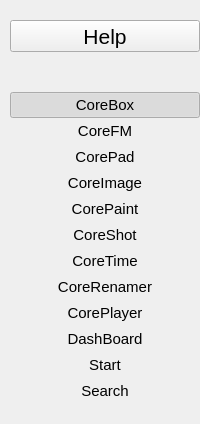
    <widget class="QWidget" name="shortcut" native="true">
     <property name="sizePolicy">
      <sizepolicy hsizetype="Expanding" vsizetype="Expanding">
       <horstretch>0</horstretch>
       <verstretch>0</verstretch>
      </sizepolicy>
     </property>
     <property name="minimumSize">
      <size>
       <width>200</width>
       <height>0</height>
      </size>
     </property>
     <property name="maximumSize">
      <size>
       <width>230</width>
       <height>16777215</height>
      </size>
     </property>
     <property name="accessibleName">
      <string>shortcut</string>
     </property>
     <layout class="QVBoxLayout" name="verticalLayout_6">
      <property name="spacing">
       <number>0</number>
      </property>
      <property name="leftMargin">
       <number>10</number>
      </property>
      <property name="topMargin">
       <number>20</number>
      </property>
      <property name="rightMargin">
       <number>0</number>
      </property>
      <property name="bottomMargin">
       <number>10</number>
      </property>
      <item>
       <widget class="QToolButton" name="appTitle">
        <property name="sizePolicy">
         <sizepolicy hsizetype="Expanding" vsizetype="Fixed">
          <horstretch>0</horstretch>
          <verstretch>0</verstretch>
         </sizepolicy>
        </property>
        <property name="font">
         <font>
          <pointsize>16</pointsize>
         </font>
        </property>
        <property name="focusPolicy">
         <enum>Qt::NoFocus</enum>
        </property>
        <property name="layoutDirection">
         <enum>Qt::LeftToRight</enum>
        </property>
        <property name="text">
         <string notr="true">Help</string>
        </property>
        <property name="icon">
         <iconset resource="icons.qrc">
          <normaloff>:/icons/Help.svg</normaloff>:/icons/Help.svg</iconset>
        </property>
        <property name="iconSize">
         <size>
          <width>24</width>
          <height>24</height>
         </size>
        </property>
        <property name="toolButtonStyle">
         <enum>Qt::ToolButtonTextBesideIcon</enum>
        </property>
       </widget>
      </item>
      <item>
       <spacer name="verticalSpacer_7">
        <property name="orientation">
         <enum>Qt::Vertical</enum>
        </property>
        <property name="sizeType">
         <enum>QSizePolicy::Preferred</enum>
        </property>
        <property name="sizeHint" stdset="0">
         <size>
          <width>20</width>
          <height>40</height>
         </size>
        </property>
       </spacer>
      </item>
      <item>
       <widget class="QPushButton" name="corebox">
        <property name="font">
         <font>
          <pointsize>11</pointsize>
         </font>
        </property>
        <property name="focusPolicy">
         <enum>Qt::NoFocus</enum>
        </property>
        <property name="text">
         <string>CoreBox</string>
        </property>
        <property name="iconSize">
         <size>
          <width>22</width>
          <height>22</height>
         </size>
        </property>
        <property name="checkable">
         <bool>true</bool>
        </property>
        <property name="checked">
         <bool>true</bool>
        </property>
        <property name="flat">
         <bool>true</bool>
        </property>
       </widget>
      </item>
      <item>
       <widget class="QPushButton" name="corefm">
        <property name="font">
         <font>
          <pointsize>11</pointsize>
         </font>
        </property>
        <property name="focusPolicy">
         <enum>Qt::NoFocus</enum>
        </property>
        <property name="text">
         <string>CoreFM</string>
        </property>
        <property name="iconSize">
         <size>
          <width>22</width>
          <height>22</height>
         </size>
        </property>
        <property name="checkable">
         <bool>true</bool>
        </property>
        <property name="flat">
         <bool>true</bool>
        </property>
       </widget>
      </item>
      <item>
       <widget class="QPushButton" name="corepad">
        <property name="font">
         <font>
          <pointsize>11</pointsize>
         </font>
        </property>
        <property name="focusPolicy">
         <enum>Qt::NoFocus</enum>
        </property>
        <property name="text">
         <string>CorePad</string>
        </property>
        <property name="iconSize">
         <size>
          <width>22</width>
          <height>22</height>
         </size>
        </property>
        <property name="checkable">
         <bool>true</bool>
        </property>
        <property name="flat">
         <bool>true</bool>
        </property>
       </widget>
      </item>
      <item>
       <widget class="QPushButton" name="coreimage">
        <property name="font">
         <font>
          <pointsize>11</pointsize>
         </font>
        </property>
        <property name="focusPolicy">
         <enum>Qt::NoFocus</enum>
        </property>
        <property name="text">
         <string>CoreImage</string>
        </property>
        <property name="iconSize">
         <size>
          <width>22</width>
          <height>22</height>
         </size>
        </property>
        <property name="checkable">
         <bool>true</bool>
        </property>
        <property name="flat">
         <bool>true</bool>
        </property>
       </widget>
      </item>
      <item>
       <widget class="QPushButton" name="corepaint">
        <property name="font">
         <font>
          <pointsize>11</pointsize>
         </font>
        </property>
        <property name="focusPolicy">
         <enum>Qt::NoFocus</enum>
        </property>
        <property name="text">
         <string>CorePaint</string>
        </property>
        <property name="iconSize">
         <size>
          <width>22</width>
          <height>22</height>
         </size>
        </property>
        <property name="checkable">
         <bool>true</bool>
        </property>
        <property name="flat">
         <bool>true</bool>
        </property>
       </widget>
      </item>
      <item>
       <widget class="QPushButton" name="coreshot">
        <property name="font">
         <font>
          <pointsize>11</pointsize>
         </font>
        </property>
        <property name="focusPolicy">
         <enum>Qt::NoFocus</enum>
        </property>
        <property name="text">
         <string>CoreShot</string>
        </property>
        <property name="iconSize">
         <size>
          <width>22</width>
          <height>22</height>
         </size>
        </property>
        <property name="checkable">
         <bool>true</bool>
        </property>
        <property name="flat">
         <bool>true</bool>
        </property>
       </widget>
      </item>
      <item>
       <widget class="QPushButton" name="coretime">
        <property name="font">
         <font>
          <pointsize>11</pointsize>
         </font>
        </property>
        <property name="focusPolicy">
         <enum>Qt::NoFocus</enum>
        </property>
        <property name="text">
         <string>CoreTime</string>
        </property>
        <property name="iconSize">
         <size>
          <width>22</width>
          <height>22</height>
         </size>
        </property>
        <property name="checkable">
         <bool>true</bool>
        </property>
        <property name="flat">
         <bool>true</bool>
        </property>
       </widget>
      </item>
      <item>
       <widget class="QPushButton" name="corerenamer">
        <property name="font">
         <font>
          <pointsize>11</pointsize>
         </font>
        </property>
        <property name="focusPolicy">
         <enum>Qt::NoFocus</enum>
        </property>
        <property name="text">
         <string>CoreRenamer</string>
        </property>
        <property name="iconSize">
         <size>
          <width>22</width>
          <height>22</height>
         </size>
        </property>
        <property name="checkable">
         <bool>true</bool>
        </property>
        <property name="flat">
         <bool>true</bool>
        </property>
       </widget>
      </item>
      <item>
       <widget class="QPushButton" name="coreplayer">
        <property name="font">
         <font>
          <pointsize>11</pointsize>
         </font>
        </property>
        <property name="focusPolicy">
         <enum>Qt::NoFocus</enum>
        </property>
        <property name="text">
         <string>CorePlayer</string>
        </property>
        <property name="iconSize">
         <size>
          <width>22</width>
          <height>22</height>
         </size>
        </property>
        <property name="checkable">
         <bool>true</bool>
        </property>
        <property name="flat">
         <bool>true</bool>
        </property>
       </widget>
      </item>
      <item>
       <widget class="QPushButton" name="dashboard">
        <property name="font">
         <font>
          <pointsize>11</pointsize>
         </font>
        </property>
        <property name="focusPolicy">
         <enum>Qt::NoFocus</enum>
        </property>
        <property name="text">
         <string>DashBoard</string>
        </property>
        <property name="iconSize">
         <size>
          <width>22</width>
          <height>22</height>
         </size>
        </property>
        <property name="checkable">
         <bool>true</bool>
        </property>
        <property name="flat">
         <bool>true</bool>
        </property>
       </widget>
      </item>
      <item>
       <widget class="QPushButton" name="start">
        <property name="font">
         <font>
          <pointsize>11</pointsize>
         </font>
        </property>
        <property name="focusPolicy">
         <enum>Qt::NoFocus</enum>
        </property>
        <property name="text">
         <string>Start</string>
        </property>
        <property name="iconSize">
         <size>
          <width>22</width>
          <height>22</height>
         </size>
        </property>
        <property name="checkable">
         <bool>true</bool>
        </property>
        <property name="flat">
         <bool>true</bool>
        </property>
       </widget>
      </item>
      <item>
       <widget class="QPushButton" name="search">
        <property name="font">
         <font>
          <pointsize>11</pointsize>
         </font>
        </property>
        <property name="focusPolicy">
         <enum>Qt::NoFocus</enum>
        </property>
        <property name="text">
         <string>Search</string>
        </property>
        <property name="checkable">
         <bool>true</bool>
        </property>
        <property name="flat">
         <bool>true</bool>
        </property>
       </widget>
      </item>
      <item>
       <spacer name="verticalSpacer_8">
        <property name="orientation">
         <enum>Qt::Vertical</enum>
        </property>
        <property name="sizeHint" stdset="0">
         <size>
          <width>20</width>
          <height>10</height>
         </size>
        </property>
       </spacer>
      </item>
     </layout>
    </widget>
